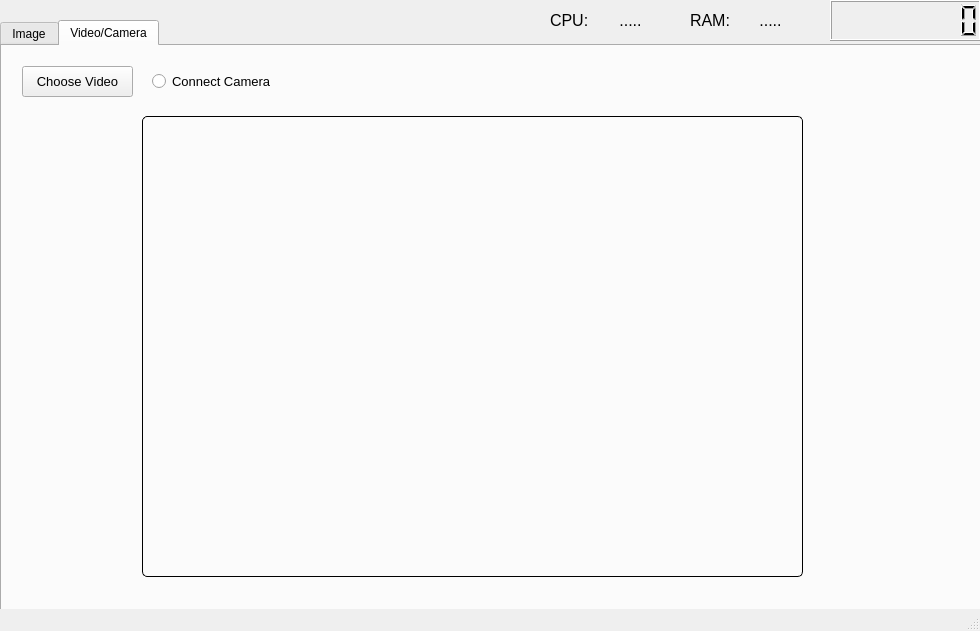
<?xml version="1.0" encoding="UTF-8"?>
<ui version="4.0">
 <class>MainWindow</class>
 <widget class="QMainWindow" name="MainWindow">
  <property name="geometry">
   <rect>
    <x>0</x>
    <y>0</y>
    <width>980</width>
    <height>631</height>
   </rect>
  </property>
  <property name="windowTitle">
   <string>MainWindow</string>
  </property>
  <widget class="QWidget" name="centralwidget">
   <widget class="QTabWidget" name="tabWidget">
    <property name="geometry">
     <rect>
      <x>0</x>
      <y>20</y>
      <width>981</width>
      <height>591</height>
     </rect>
    </property>
    <property name="mouseTracking">
     <bool>false</bool>
    </property>
    <property name="whatsThis">
     <string>&lt;html&gt;&lt;head/&gt;&lt;body&gt;&lt;p&gt;Image&lt;/p&gt;&lt;/body&gt;&lt;/html&gt;</string>
    </property>
    <property name="layoutDirection">
     <enum>Qt::LeftToRight</enum>
    </property>
    <property name="autoFillBackground">
     <bool>false</bool>
    </property>
    <property name="currentIndex">
     <number>1</number>
    </property>
    <property name="iconSize">
     <size>
      <width>16</width>
      <height>16</height>
     </size>
    </property>
    <property name="tabsClosable">
     <bool>false</bool>
    </property>
    <property name="movable">
     <bool>false</bool>
    </property>
    <property name="tabBarAutoHide">
     <bool>false</bool>
    </property>
    <widget class="QWidget" name="tab">
     <attribute name="title">
      <string>Image</string>
     </attribute>
     <widget class="QPushButton" name="btnDetect">
      <property name="geometry">
       <rect>
        <x>690</x>
        <y>10</y>
        <width>111</width>
        <height>41</height>
       </rect>
      </property>
      <property name="font">
       <font>
        <pointsize>10</pointsize>
       </font>
      </property>
      <property name="text">
       <string>Nhận diện</string>
      </property>
     </widget>
     <widget class="QPushButton" name="btnReset">
      <property name="geometry">
       <rect>
        <x>820</x>
        <y>10</y>
        <width>111</width>
        <height>41</height>
       </rect>
      </property>
      <property name="font">
       <font>
        <pointsize>10</pointsize>
       </font>
      </property>
      <property name="text">
       <string>Xóa</string>
      </property>
     </widget>
     <widget class="QLabel" name="lblLicensePlate">
      <property name="geometry">
       <rect>
        <x>690</x>
        <y>480</y>
        <width>181</width>
        <height>61</height>
       </rect>
      </property>
      <property name="font">
       <font>
        <pointsize>16</pointsize>
       </font>
      </property>
      <property name="styleSheet">
       <string notr="true">border: 1px solid black;
border-radius: 5px;</string>
      </property>
      <property name="text">
       <string/>
      </property>
      <property name="alignment">
       <set>Qt::AlignCenter</set>
      </property>
     </widget>
     <widget class="QLabel" name="lblCrop">
      <property name="geometry">
       <rect>
        <x>690</x>
        <y>350</y>
        <width>241</width>
        <height>111</height>
       </rect>
      </property>
      <property name="styleSheet">
       <string notr="true">border: 1px solid black;
border-radius: 5px;</string>
      </property>
      <property name="text">
       <string/>
      </property>
      <property name="alignment">
       <set>Qt::AlignCenter</set>
      </property>
     </widget>
     <widget class="QLabel" name="lblImage">
      <property name="geometry">
       <rect>
        <x>20</x>
        <y>70</y>
        <width>641</width>
        <height>471</height>
       </rect>
      </property>
      <property name="font">
       <font>
        <pointsize>16</pointsize>
       </font>
      </property>
      <property name="styleSheet">
       <string notr="true">border: 1px solid black;
border-radius: 5px;</string>
      </property>
      <property name="text">
       <string/>
      </property>
      <property name="alignment">
       <set>Qt::AlignCenter</set>
      </property>
     </widget>
     <widget class="QPushButton" name="btnOpen">
      <property name="geometry">
       <rect>
        <x>20</x>
        <y>12</y>
        <width>111</width>
        <height>41</height>
       </rect>
      </property>
      <property name="font">
       <font>
        <pointsize>10</pointsize>
       </font>
      </property>
      <property name="text">
       <string>Chọn ảnh</string>
      </property>
     </widget>
     <widget class="QLabel" name="lblPath">
      <property name="geometry">
       <rect>
        <x>140</x>
        <y>20</y>
        <width>221</width>
        <height>31</height>
       </rect>
      </property>
      <property name="text">
       <string>                                ...........</string>
      </property>
      <property name="alignment">
       <set>Qt::AlignLeading|Qt::AlignLeft|Qt::AlignVCenter</set>
      </property>
     </widget>
     <widget class="QGroupBox" name="groupBox">
      <property name="geometry">
       <rect>
        <x>690</x>
        <y>70</y>
        <width>241</width>
        <height>80</height>
       </rect>
      </property>
      <property name="font">
       <font>
        <pointsize>9</pointsize>
       </font>
      </property>
      <property name="styleSheet">
       <string notr="true">border: 1px solid black;
border-radius: 5px;</string>
      </property>
      <property name="title">
       <string>Chi tiết ảnh gốc</string>
      </property>
      <property name="alignment">
       <set>Qt::AlignLeading|Qt::AlignLeft|Qt::AlignVCenter</set>
      </property>
      <widget class="QLabel" name="label">
       <property name="geometry">
        <rect>
         <x>20</x>
         <y>23</y>
         <width>47</width>
         <height>20</height>
        </rect>
       </property>
       <property name="font">
        <font>
         <pointsize>9</pointsize>
        </font>
       </property>
       <property name="styleSheet">
        <string notr="true">border: none;</string>
       </property>
       <property name="text">
        <string>Height:</string>
       </property>
      </widget>
      <widget class="QLabel" name="label_2">
       <property name="geometry">
        <rect>
         <x>20</x>
         <y>50</y>
         <width>47</width>
         <height>16</height>
        </rect>
       </property>
       <property name="font">
        <font>
         <pointsize>9</pointsize>
        </font>
       </property>
       <property name="styleSheet">
        <string notr="true">border: none;</string>
       </property>
       <property name="text">
        <string>Width:</string>
       </property>
      </widget>
      <widget class="QLabel" name="lblWroot">
       <property name="geometry">
        <rect>
         <x>80</x>
         <y>50</y>
         <width>81</width>
         <height>20</height>
        </rect>
       </property>
       <property name="font">
        <font>
         <pointsize>9</pointsize>
        </font>
       </property>
       <property name="styleSheet">
        <string notr="true">border: none;</string>
       </property>
       <property name="text">
        <string>.....</string>
       </property>
       <property name="alignment">
        <set>Qt::AlignCenter</set>
       </property>
      </widget>
      <widget class="QLabel" name="lblHroot">
       <property name="geometry">
        <rect>
         <x>80</x>
         <y>20</y>
         <width>81</width>
         <height>20</height>
        </rect>
       </property>
       <property name="font">
        <font>
         <pointsize>9</pointsize>
        </font>
       </property>
       <property name="styleSheet">
        <string notr="true">border: none;</string>
       </property>
       <property name="text">
        <string>.....</string>
       </property>
       <property name="alignment">
        <set>Qt::AlignCenter</set>
       </property>
      </widget>
     </widget>
     <widget class="QGroupBox" name="groupBox_2">
      <property name="geometry">
       <rect>
        <x>690</x>
        <y>170</y>
        <width>241</width>
        <height>80</height>
       </rect>
      </property>
      <property name="font">
       <font>
        <pointsize>9</pointsize>
       </font>
      </property>
      <property name="styleSheet">
       <string notr="true">border: 1px solid black;
border-radius: 5px;</string>
      </property>
      <property name="title">
       <string>Chi tiết ảnh biển số</string>
      </property>
      <property name="alignment">
       <set>Qt::AlignLeading|Qt::AlignLeft|Qt::AlignVCenter</set>
      </property>
      <widget class="QLabel" name="label_3">
       <property name="geometry">
        <rect>
         <x>20</x>
         <y>23</y>
         <width>47</width>
         <height>20</height>
        </rect>
       </property>
       <property name="font">
        <font>
         <pointsize>9</pointsize>
        </font>
       </property>
       <property name="styleSheet">
        <string notr="true">border: none;</string>
       </property>
       <property name="text">
        <string>Height:</string>
       </property>
      </widget>
      <widget class="QLabel" name="label_4">
       <property name="geometry">
        <rect>
         <x>20</x>
         <y>50</y>
         <width>47</width>
         <height>16</height>
        </rect>
       </property>
       <property name="font">
        <font>
         <pointsize>9</pointsize>
        </font>
       </property>
       <property name="styleSheet">
        <string notr="true">border: none;</string>
       </property>
       <property name="text">
        <string>Width:</string>
       </property>
      </widget>
      <widget class="QLabel" name="lblWcrop">
       <property name="geometry">
        <rect>
         <x>80</x>
         <y>50</y>
         <width>81</width>
         <height>20</height>
        </rect>
       </property>
       <property name="font">
        <font>
         <pointsize>9</pointsize>
        </font>
       </property>
       <property name="styleSheet">
        <string notr="true">border: none;</string>
       </property>
       <property name="text">
        <string>.....</string>
       </property>
       <property name="alignment">
        <set>Qt::AlignCenter</set>
       </property>
      </widget>
      <widget class="QLabel" name="lblHcrop">
       <property name="geometry">
        <rect>
         <x>80</x>
         <y>20</y>
         <width>81</width>
         <height>20</height>
        </rect>
       </property>
       <property name="font">
        <font>
         <pointsize>9</pointsize>
        </font>
       </property>
       <property name="styleSheet">
        <string notr="true">border: none;</string>
       </property>
       <property name="text">
        <string>.....</string>
       </property>
       <property name="alignment">
        <set>Qt::AlignCenter</set>
       </property>
      </widget>
     </widget>
     <widget class="QGroupBox" name="groupBox_3">
      <property name="geometry">
       <rect>
        <x>690</x>
        <y>270</y>
        <width>241</width>
        <height>51</height>
       </rect>
      </property>
      <property name="title">
       <string>TemplateWindowSize</string>
      </property>
      <widget class="QSlider" name="templateSizeSlider">
       <property name="geometry">
        <rect>
         <x>10</x>
         <y>20</y>
         <width>191</width>
         <height>22</height>
        </rect>
       </property>
       <property name="minimum">
        <number>3</number>
       </property>
       <property name="maximum">
        <number>15</number>
       </property>
       <property name="pageStep">
        <number>1</number>
       </property>
       <property name="sliderPosition">
        <number>7</number>
       </property>
       <property name="tracking">
        <bool>true</bool>
       </property>
       <property name="orientation">
        <enum>Qt::Horizontal</enum>
       </property>
       <property name="invertedAppearance">
        <bool>false</bool>
       </property>
       <property name="invertedControls">
        <bool>false</bool>
       </property>
      </widget>
      <widget class="QLabel" name="labelSize">
       <property name="geometry">
        <rect>
         <x>210</x>
         <y>20</y>
         <width>21</width>
         <height>21</height>
        </rect>
       </property>
       <property name="text">
        <string>7</string>
       </property>
       <property name="alignment">
        <set>Qt::AlignCenter</set>
       </property>
      </widget>
     </widget>
    </widget>
    <widget class="QWidget" name="tab_2">
     <attribute name="title">
      <string>Video/Camera</string>
     </attribute>
     <widget class="QPushButton" name="btnOpenVideo">
      <property name="geometry">
       <rect>
        <x>20</x>
        <y>20</y>
        <width>111</width>
        <height>31</height>
       </rect>
      </property>
      <property name="font">
       <font>
        <pointsize>10</pointsize>
       </font>
      </property>
      <property name="text">
       <string>Choose Video</string>
      </property>
     </widget>
     <widget class="QLabel" name="lblVideo">
      <property name="geometry">
       <rect>
        <x>140</x>
        <y>70</y>
        <width>661</width>
        <height>461</height>
       </rect>
      </property>
      <property name="styleSheet">
       <string notr="true">border: 1px solid black;
border-radius: 5px;</string>
      </property>
      <property name="text">
       <string/>
      </property>
      <property name="alignment">
       <set>Qt::AlignCenter</set>
      </property>
     </widget>
     <widget class="QRadioButton" name="rbCamera">
      <property name="geometry">
       <rect>
        <x>150</x>
        <y>20</y>
        <width>131</width>
        <height>31</height>
       </rect>
      </property>
      <property name="font">
       <font>
        <pointsize>10</pointsize>
       </font>
      </property>
      <property name="text">
       <string>Connect Camera</string>
      </property>
     </widget>
    </widget>
   </widget>
   <widget class="QLCDNumber" name="lcdTime">
    <property name="geometry">
     <rect>
      <x>830</x>
      <y>0</y>
      <width>151</width>
      <height>41</height>
     </rect>
    </property>
    <property name="styleSheet">
     <string notr="true"/>
    </property>
    <property name="digitCount">
     <number>8</number>
    </property>
   </widget>
   <widget class="QLabel" name="label_6">
    <property name="geometry">
     <rect>
      <x>550</x>
      <y>0</y>
      <width>47</width>
      <height>41</height>
     </rect>
    </property>
    <property name="font">
     <font>
      <pointsize>12</pointsize>
     </font>
    </property>
    <property name="styleSheet">
     <string notr="true">border: none;</string>
    </property>
    <property name="text">
     <string>CPU:</string>
    </property>
   </widget>
   <widget class="QLabel" name="lblCPU">
    <property name="geometry">
     <rect>
      <x>600</x>
      <y>0</y>
      <width>61</width>
      <height>41</height>
     </rect>
    </property>
    <property name="font">
     <font>
      <pointsize>12</pointsize>
     </font>
    </property>
    <property name="styleSheet">
     <string notr="true">border: none;</string>
    </property>
    <property name="text">
     <string>.....</string>
    </property>
    <property name="alignment">
     <set>Qt::AlignCenter</set>
    </property>
   </widget>
   <widget class="QLabel" name="lblRAM">
    <property name="geometry">
     <rect>
      <x>740</x>
      <y>0</y>
      <width>61</width>
      <height>41</height>
     </rect>
    </property>
    <property name="font">
     <font>
      <pointsize>12</pointsize>
     </font>
    </property>
    <property name="styleSheet">
     <string notr="true">border: none;</string>
    </property>
    <property name="text">
     <string>.....</string>
    </property>
    <property name="alignment">
     <set>Qt::AlignCenter</set>
    </property>
   </widget>
   <widget class="QLabel" name="label_7">
    <property name="geometry">
     <rect>
      <x>690</x>
      <y>0</y>
      <width>47</width>
      <height>41</height>
     </rect>
    </property>
    <property name="font">
     <font>
      <pointsize>12</pointsize>
     </font>
    </property>
    <property name="styleSheet">
     <string notr="true">border: none;</string>
    </property>
    <property name="text">
     <string>RAM:</string>
    </property>
   </widget>
  </widget>
  <widget class="QMenuBar" name="menubar">
   <property name="geometry">
    <rect>
     <x>0</x>
     <y>0</y>
     <width>980</width>
     <height>21</height>
    </rect>
   </property>
  </widget>
  <widget class="QStatusBar" name="statusbar"/>
 </widget>
 <resources/>
 <connections/>
</ui>
